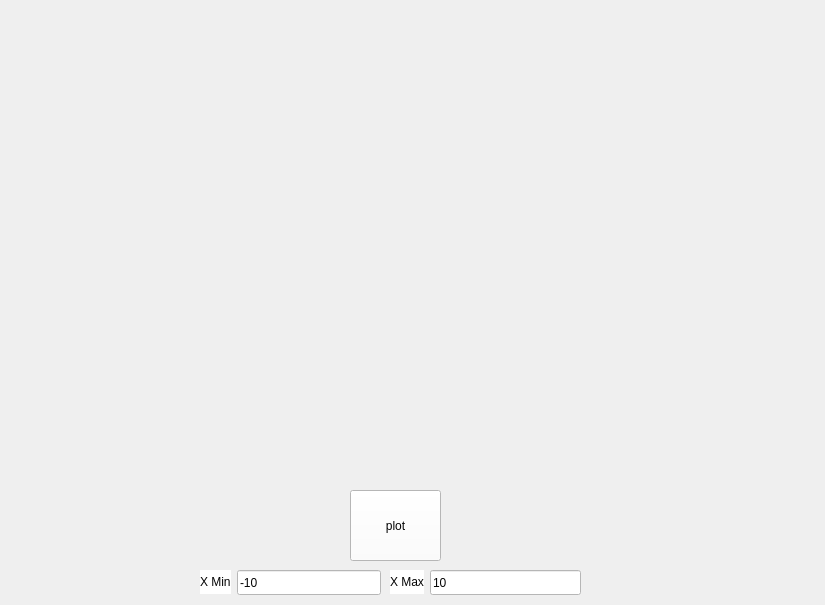
<?xml version="1.0" encoding="UTF-8"?>
<ui version="4.0">
 <class>GraphWindow</class>
 <widget class="QWidget" name="GraphWindow">
  <property name="geometry">
   <rect>
    <x>0</x>
    <y>0</y>
    <width>825</width>
    <height>605</height>
   </rect>
  </property>
  <property name="windowTitle">
   <string>Form</string>
  </property>
  <property name="styleSheet">
   <string notr="true">background-color: rgb(255, 210, 124);

QLabel {
	font: 20pt &quot;Monaco&quot;;
	color: rgb(255, 95, 68);
}</string>
  </property>
  <widget class="QCustomPlot" name="plot" native="true">
   <property name="geometry">
    <rect>
     <x>-1</x>
     <y>-1</y>
     <width>831</width>
     <height>451</height>
    </rect>
   </property>
  </widget>
  <widget class="QPushButton" name="plotGraph">
   <property name="geometry">
    <rect>
     <x>350</x>
     <y>490</y>
     <width>91</width>
     <height>71</height>
    </rect>
   </property>
   <property name="styleSheet">
    <string notr="true">QPushButton {
	font: 20pt &quot;Monaco&quot;;
	background-color: rgb(255, 255, 255);
	color: rgb(4, 4, 4);
}</string>
   </property>
   <property name="text">
    <string>plot</string>
   </property>
  </widget>
  <widget class="QLabel" name="function">
   <property name="geometry">
    <rect>
     <x>10</x>
     <y>455</y>
     <width>791</width>
     <height>31</height>
    </rect>
   </property>
   <property name="styleSheet">
    <string notr="true">QLabel  {
	font: 30pt &quot;Monaco&quot;;
}</string>
   </property>
   <property name="text">
    <string/>
   </property>
   <property name="alignment">
    <set>Qt::AlignCenter</set>
   </property>
  </widget>
  <widget class="QWidget" name="formLayoutWidget_2">
   <property name="geometry">
    <rect>
     <x>200</x>
     <y>570</y>
     <width>181</width>
     <height>31</height>
    </rect>
   </property>
   <layout class="QFormLayout" name="formLayout_2">
    <property name="sizeConstraint">
     <enum>QLayout::SetMinAndMaxSize</enum>
    </property>
    <item row="0" column="0">
     <widget class="QLabel" name="label_2">
      <property name="styleSheet">
       <string notr="true">QLabel {
	font: 20pt &quot;Monaco&quot;;
	color: rgb(4, 4, 4);
	background-color: rgb(255, 255, 255);

}</string>
      </property>
      <property name="text">
       <string>X Min</string>
      </property>
     </widget>
    </item>
    <item row="0" column="1">
     <widget class="QLineEdit" name="XAxisMin">
      <property name="minimumSize">
       <size>
        <width>0</width>
        <height>25</height>
       </size>
      </property>
      <property name="styleSheet">
       <string notr="true">QLineEdit {
	font: 20pt &quot;Monaco&quot;;
	color: rgb(4, 4, 4);
	background-color: rgb(255, 255, 255);
}</string>
      </property>
      <property name="text">
       <string>-10</string>
      </property>
     </widget>
    </item>
   </layout>
  </widget>
  <widget class="QWidget" name="formLayoutWidget_3">
   <property name="geometry">
    <rect>
     <x>390</x>
     <y>570</y>
     <width>191</width>
     <height>27</height>
    </rect>
   </property>
   <layout class="QFormLayout" name="formLayout_3">
    <item row="0" column="0">
     <widget class="QLabel" name="label_3">
      <property name="styleSheet">
       <string notr="true">QLabel {
	font: 20pt &quot;Monaco&quot;;
	color: rgb(4, 4, 4);
	background-color: rgb(255, 255, 255);
}</string>
      </property>
      <property name="text">
       <string>X Max</string>
      </property>
     </widget>
    </item>
    <item row="0" column="1">
     <widget class="QLineEdit" name="XAxisMax">
      <property name="minimumSize">
       <size>
        <width>0</width>
        <height>25</height>
       </size>
      </property>
      <property name="styleSheet">
       <string notr="true">QLineEdit {
	font: 20pt &quot;Monaco&quot;;
	color: rgb(4, 4, 4);
	background-color: rgb(255, 255, 255);
}</string>
      </property>
      <property name="text">
       <string>10</string>
      </property>
     </widget>
    </item>
   </layout>
  </widget>
 </widget>
 <customwidgets>
  <customwidget>
   <class>QCustomPlot</class>
   <extends>QWidget</extends>
   <header>qcustomplot.h</header>
   <container>1</container>
  </customwidget>
 </customwidgets>
 <resources/>
 <connections/>
</ui>
